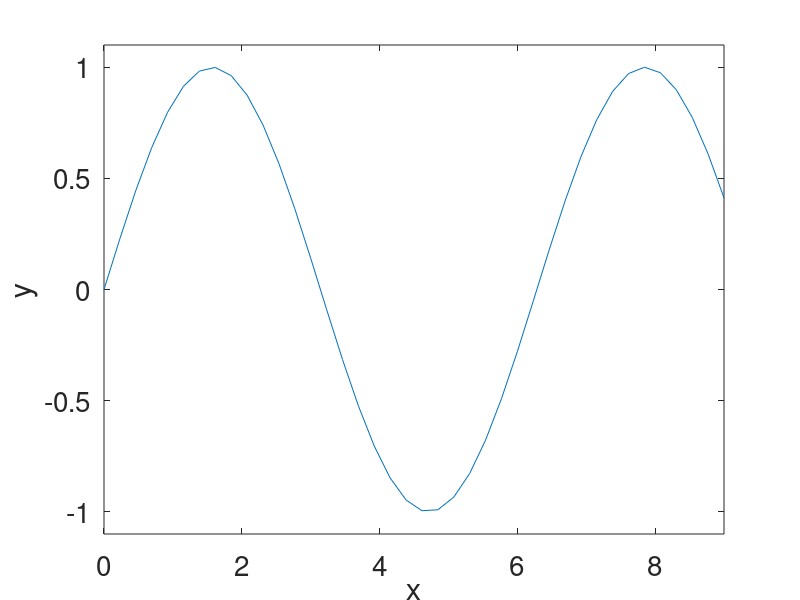

The MATLAB source for this figure:
%% Chris Kreienkamp
% 901965168
% AME 20214
% 8/28/17

x = [0.000000 0.230769 0.461538 0.692308 0.923077...
    1.153846 1.384615 1.615385 1.846154 2.076923...
    2.307692 2.538461 2.769231 3.000000 3.230769...
    3.461539 3.692308 3.923077 4.153846 4.384615...
    4.615385 4.846154 5.076923 5.307693 5.538462...
    5.769231 6.000000 6.230769 6.461538 6.692308...
    6.923077 7.153846 7.384615 7.615385 7.846154...
    8.076923 8.307693 8.538462 8.769231 9.000000];

y = [0.000000 0.228726 0.445326 0.638315 0.797462...
    0.914328 0.982718 0.999006 0.962328 0.874629...
    0.740558 0.567224 0.363816 0.141120 -0.089058...
    -0.314515 -0.523297 -0.704334 -0.848028 -0.946761...
    -0.995299 -0.991067 -0.934290 -0.827978 -0.677769...
    -0.491625 -0.279415 -0.052392 0.177409 0.397805...
    0.597109 0.764755 0.891855 0.971671 0.999969...
    0.975251 0.898827 0.774748 0.609593 0.412118];

plot (x,y,'-'),...
    xlabel('x','FontSize',24),...
    ylabel('y','FontSize',24),...
    axis([0 9 -1.1 1.1]),...
    set(gca,'FontSize',20)
